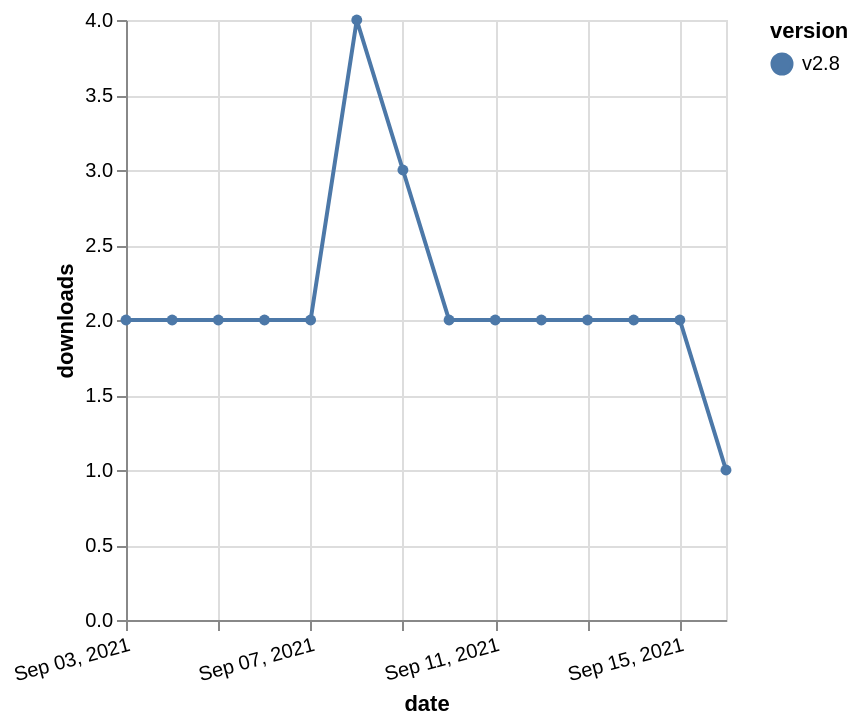

Vega-Lite specification stored for this chart:
### Vega-Lite specification from a JSON file in a GitHub repository (floating-point values rounded to 4 significant figures)
{"$schema": "https://vega.github.io/schema/vega-lite/v5.json", "description": "A simple bar chart with embedded data.", "data": {"values": [{"date": "2021-09-03", "total": 2692, "delta": 2, "version": "v2.8"}, {"date": "2021-09-04", "total": 2694, "delta": 2, "version": "v2.8"}, {"date": "2021-09-05", "total": 2696, "delta": 2, "version": "v2.8"}, {"date": "2021-09-06", "total": 2698, "delta": 2, "version": "v2.8"}, {"date": "2021-09-07", "total": 2700, "delta": 2, "version": "v2.8"}, {"date": "2021-09-08", "total": 2704, "delta": 4, "version": "v2.8"}, {"date": "2021-09-09", "total": 2707, "delta": 3, "version": "v2.8"}, {"date": "2021-09-10", "total": 2709, "delta": 2, "version": "v2.8"}, {"date": "2021-09-11", "total": 2711, "delta": 2, "version": "v2.8"}, {"date": "2021-09-12", "total": 2713, "delta": 2, "version": "v2.8"}, {"date": "2021-09-13", "total": 2715, "delta": 2, "version": "v2.8"}, {"date": "2021-09-14", "total": 2717, "delta": 2, "version": "v2.8"}, {"date": "2021-09-15", "total": 2719, "delta": 2, "version": "v2.8"}, {"date": "2021-09-16", "total": 2720, "delta": 1, "version": "v2.8"}]}, "width": "container", "mark": {"type": "line", "point": {"filled": true}}, "encoding": {"x": {"field": "date", "type": "temporal", "timeUnit": "yearmonthdate", "title": "date", "axis": {"labelAngle": -15}}, "y": {"field": "delta", "type": "quantitative", "title": "downloads"}, "color": {"field": "version", "type": "nominal"}, "tooltip": {"field": "delta"}}}
